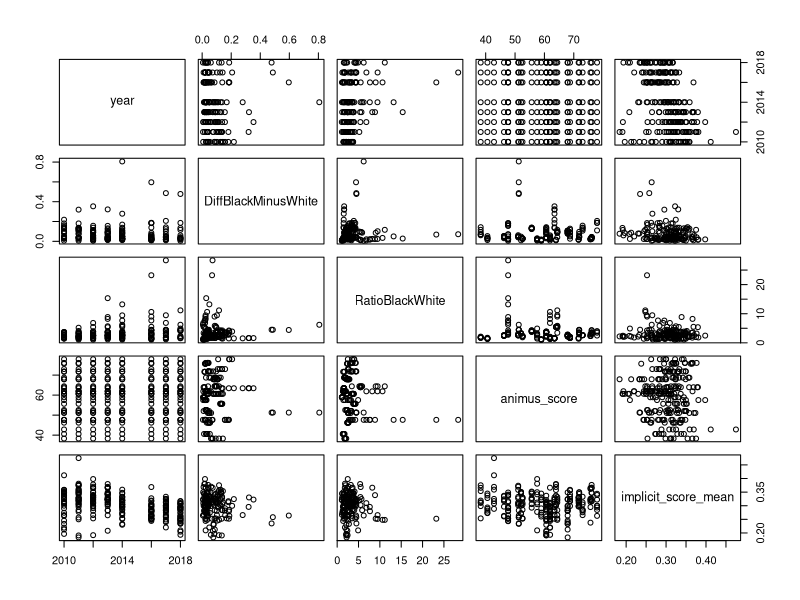

Write R code to recreate this figure.
## ---- chunk 1
## Libraries to include
library(tidyverse)
## Load the data
library(readxl)
NewCities <- read_excel("New Cities Database copy late reduced 10-27-20.xlsx")

## ---- chunk 2
str(NewCities)
## ---- chunk 3
#NewCities$RatioBlackWhite <- as.numeric(as.character(NewCities$RatioBlackWhite))
NewCities$DiffBlackMinusWhite <- as.numeric(NewCities$DiffBlackMinusWhite)
NewCities$RatioBlackWhite <- as.numeric(NewCities$RatioBlackWhite)
NewCities$implicit_score_mean <- as.numeric(NewCities$implicit_score_mean)
str(NewCities)
## ---- chunk 4
Cities <- NewCities %>% select(c(City, year, DiffBlackMinusWhite, RatioBlackWhite, animus_score, implicit_score_mean))
dim(Cities)
## ---- chunk 5
head(Cities)
## ---- chunk 6
plot(Cities[2:6])
## ---- chunk 7
Cities[order(Cities$RatioBlackWhite, decreasing = TRUE),]
